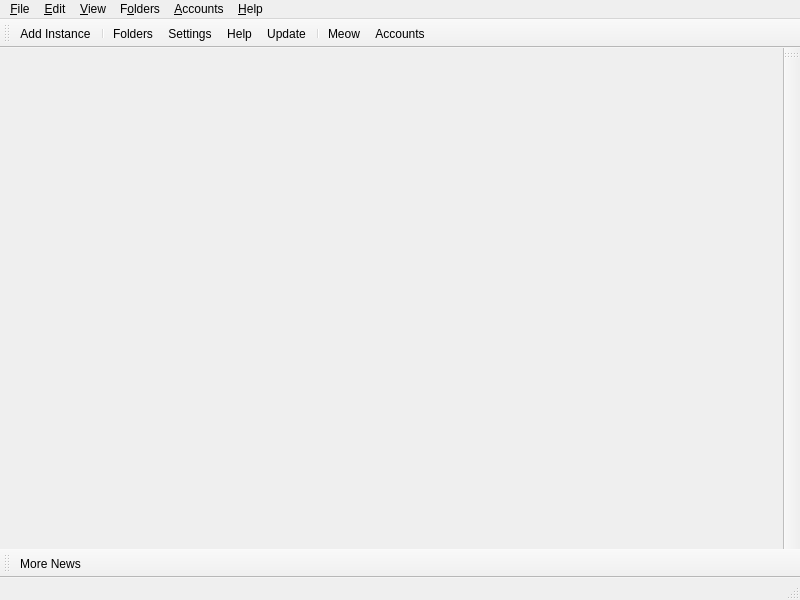
<?xml version="1.0" encoding="UTF-8"?>
<ui version="4.0">
 <class>MainWindow</class>
 <widget class="QMainWindow" name="MainWindow">
  <property name="geometry">
   <rect>
    <x>0</x>
    <y>0</y>
    <width>800</width>
    <height>600</height>
   </rect>
  </property>
  <widget class="QWidget" name="centralWidget">
   <layout class="QHBoxLayout" name="horizontalLayout">
    <property name="spacing">
     <number>0</number>
    </property>
    <property name="leftMargin">
     <number>0</number>
    </property>
    <property name="topMargin">
     <number>0</number>
    </property>
    <property name="rightMargin">
     <number>0</number>
    </property>
    <property name="bottomMargin">
     <number>0</number>
    </property>
   </layout>
  </widget>
  <widget class="QStatusBar" name="statusBar"/>
  <widget class="QToolBar" name="mainToolBar">
   <property name="windowTitle">
    <string>Main Toolbar</string>
   </property>
   <property name="allowedAreas">
    <set>Qt::BottomToolBarArea|Qt::TopToolBarArea</set>
   </property>
   <property name="toolButtonStyle">
    <enum>Qt::ToolButtonTextBesideIcon</enum>
   </property>
   <property name="floatable">
    <bool>false</bool>
   </property>
   <attribute name="toolBarArea">
    <enum>TopToolBarArea</enum>
   </attribute>
   <attribute name="toolBarBreak">
    <bool>false</bool>
   </attribute>
   <addaction name="actionAddInstance"/>
   <addaction name="separator"/>
   <addaction name="actionFoldersButton"/>
   <addaction name="actionSettings"/>
   <addaction name="actionHelpButton"/>
   <addaction name="actionCheckUpdate"/>
   <addaction name="separator"/>
   <addaction name="actionCAT"/>
   <addaction name="actionAccountsButton"/>
  </widget>
  <widget class="QToolBar" name="newsToolBar">
   <property name="windowTitle">
    <string>News Toolbar</string>
   </property>
   <property name="allowedAreas">
    <set>Qt::BottomToolBarArea|Qt::TopToolBarArea</set>
   </property>
   <property name="iconSize">
    <size>
     <width>16</width>
     <height>16</height>
    </size>
   </property>
   <property name="toolButtonStyle">
    <enum>Qt::ToolButtonTextBesideIcon</enum>
   </property>
   <property name="floatable">
    <bool>false</bool>
   </property>
   <attribute name="toolBarArea">
    <enum>BottomToolBarArea</enum>
   </attribute>
   <attribute name="toolBarBreak">
    <bool>false</bool>
   </attribute>
   <addaction name="actionMoreNews"/>
  </widget>
  <widget class="WideBar" name="instanceToolBar">
   <property name="windowTitle">
    <string>Instance Toolbar</string>
   </property>
   <property name="allowedAreas">
    <set>Qt::LeftToolBarArea|Qt::RightToolBarArea</set>
   </property>
   <property name="iconSize">
    <size>
     <width>16</width>
     <height>16</height>
    </size>
   </property>
   <property name="toolButtonStyle">
    <enum>Qt::ToolButtonTextBesideIcon</enum>
   </property>
   <property name="floatable">
    <bool>false</bool>
   </property>
   <property name="useDefaultAction" stdset="0">
    <bool>true</bool>
   </property>
   <attribute name="toolBarArea">
    <enum>RightToolBarArea</enum>
   </attribute>
   <attribute name="toolBarBreak">
    <bool>false</bool>
   </attribute>
  </widget>
  <widget class="QMenuBar" name="menuBar">
   <property name="geometry">
    <rect>
     <x>0</x>
     <y>0</y>
     <width>800</width>
     <height>22</height>
    </rect>
   </property>
   <widget class="QMenu" name="fileMenu">
    <property name="title">
     <string>&amp;File</string>
    </property>
    <property name="toolTipsVisible">
     <bool>true</bool>
    </property>
    <addaction name="actionAddInstance"/>
    <addaction name="separator"/>
    <addaction name="actionLaunchInstance"/>
    <addaction name="actionKillInstance"/>
    <addaction name="separator"/>
    <addaction name="actionEditInstance"/>
    <addaction name="actionChangeInstGroup"/>
    <addaction name="actionViewSelectedInstFolder"/>
    <addaction name="actionExportInstance"/>
    <addaction name="actionCopyInstance"/>
    <addaction name="actionDeleteInstance"/>
    <addaction name="actionCreateInstanceShortcut"/>
    <addaction name="separator"/>
    <addaction name="actionSettings"/>
    <addaction name="actionCloseWindow"/>
   </widget>
   <widget class="QMenu" name="editMenu">
    <property name="title">
     <string>&amp;Edit</string>
    </property>
    <property name="toolTipsVisible">
     <bool>true</bool>
    </property>
    <addaction name="actionUndoTrashInstance"/>
   </widget>
   <widget class="QMenu" name="viewMenu">
    <property name="title">
     <string>&amp;View</string>
    </property>
    <property name="toolTipsVisible">
     <bool>true</bool>
    </property>
    <addaction name="actionChangeTheme"/>
    <addaction name="separator"/>
    <addaction name="actionCAT"/>
    <addaction name="actionToggleStatusBar"/>
    <addaction name="actionLockToolbars"/>
    <addaction name="separator"/>
   </widget>
   <widget class="QMenu" name="foldersMenu">
    <property name="title">
     <string>F&amp;olders</string>
    </property>
    <property name="toolTipsVisible">
     <bool>true</bool>
    </property>
    <addaction name="actionViewLauncherRootFolder"/>
    <addaction name="separator"/>
    <addaction name="actionViewInstanceFolder"/>
    <addaction name="actionViewCentralModsFolder"/>
    <addaction name="actionViewSkinsFolder"/>
    <addaction name="actionViewJavaFolder"/>
    <addaction name="separator"/>
    <addaction name="actionViewIconThemeFolder"/>
    <addaction name="actionViewWidgetThemeFolder"/>
    <addaction name="actionViewCatPackFolder"/>
    <addaction name="actionViewIconsFolder"/>
    <addaction name="separator"/>
    <addaction name="actionViewLogsFolder"/>
   </widget>
   <widget class="QMenu" name="accountsMenu">
    <property name="title">
     <string>&amp;Accounts</string>
    </property>
   </widget>
   <widget class="QMenu" name="helpMenu">
    <property name="title">
     <string>&amp;Help</string>
    </property>
    <property name="toolTipsVisible">
     <bool>true</bool>
    </property>
    <addaction name="actionClearMetadata"/>
    <addaction name="actionReportBug"/>
    <addaction name="actionViewLog"/>
    <addaction name="actionAddToPATH"/>
    <addaction name="separator"/>
    <addaction name="actionMATRIX"/>
    <addaction name="actionDISCORD"/>
    <addaction name="actionREDDIT"/>
    <addaction name="separator"/>
    <addaction name="actionMoreNews"/>
    <addaction name="actionCheckUpdate"/>
    <addaction name="actionOpenWiki"/>
    <addaction name="actionAbout"/>
   </widget>
   <addaction name="fileMenu"/>
   <addaction name="editMenu"/>
   <addaction name="viewMenu"/>
   <addaction name="foldersMenu"/>
   <addaction name="accountsMenu"/>
   <addaction name="helpMenu"/>
  </widget>
  <action name="actionMoreNews">
   <property name="icon">
    <iconset theme="news"/>
   </property>
   <property name="text">
    <string>More News...</string>
   </property>
   <property name="toolTip">
    <string>Open the development blog to read more news about %1.</string>
   </property>
  </action>
  <action name="actionCAT">
   <property name="checkable">
    <bool>true</bool>
   </property>
   <property name="icon">
    <iconset theme="cat"/>
   </property>
   <property name="text">
    <string>&amp;Meow</string>
   </property>
   <property name="toolTip">
    <string>It's a fluffy kitty :3</string>
   </property>
  </action>
  <action name="actionToggleStatusBar">
   <property name="checkable">
    <bool>true</bool>
   </property>
   <property name="text">
    <string>Status Bar</string>
   </property>
  </action>
  <action name="actionLockToolbars">
   <property name="checkable">
    <bool>true</bool>
   </property>
   <property name="text">
    <string>Lock Toolbars</string>
   </property>
  </action>
  <action name="actionUndoTrashInstance">
   <property name="enabled">
    <bool>false</bool>
   </property>
   <property name="text">
    <string>&amp;Undo Last Instance Deletion</string>
   </property>
  </action>
  <action name="actionAddInstance">
   <property name="icon">
    <iconset theme="new"/>
   </property>
   <property name="text">
    <string>Add Instanc&amp;e...</string>
   </property>
   <property name="toolTip">
    <string>Add a new instance.</string>
   </property>
  </action>
  <action name="actionCheckUpdate">
   <property name="icon">
    <iconset theme="checkupdate"/>
   </property>
   <property name="text">
    <string>&amp;Update...</string>
   </property>
   <property name="toolTip">
    <string>Check for new updates for %1.</string>
   </property>
   <property name="menuRole">
    <enum>QAction::ApplicationSpecificRole</enum>
   </property>
  </action>
  <action name="actionSettings">
   <property name="icon">
    <iconset theme="settings"/>
   </property>
   <property name="text">
    <string>Setti&amp;ngs...</string>
   </property>
   <property name="toolTip">
    <string>Change settings.</string>
   </property>
   <property name="menuRole">
    <enum>QAction::PreferencesRole</enum>
   </property>
  </action>
  <action name="actionManageAccounts">
   <property name="icon">
    <iconset theme="accounts"/>
   </property>
   <property name="text">
    <string>&amp;Manage Accounts...</string>
   </property>
  </action>
  <action name="actionLaunchInstance">
   <property name="icon">
    <iconset theme="launch"/>
   </property>
   <property name="text">
    <string>&amp;Launch</string>
   </property>
   <property name="toolTip">
    <string>Launch the selected instance.</string>
   </property>
  </action>
  <action name="actionKillInstance">
   <property name="icon">
    <iconset theme="status-bad"/>
   </property>
   <property name="text">
    <string>&amp;Kill</string>
   </property>
   <property name="toolTip">
    <string>Kill the running instance.</string>
   </property>
   <property name="shortcut">
    <string>Ctrl+K</string>
   </property>
  </action>
  <action name="actionRenameInstance">
   <property name="icon">
    <iconset theme="rename"/>
   </property>
   <property name="text">
    <string>Rename</string>
   </property>
   <property name="toolTip">
    <string>Rename the selected instance.</string>
   </property>
  </action>
  <action name="actionChangeInstGroup">
   <property name="icon">
    <iconset theme="tag"/>
   </property>
   <property name="text">
    <string>&amp;Change Group...</string>
   </property>
   <property name="toolTip">
    <string>Change the selected instance's group.</string>
   </property>
   <property name="shortcut">
    <string>Ctrl+G</string>
   </property>
  </action>
  <action name="actionChangeInstIcon">
   <property name="text">
    <string>Change Icon</string>
   </property>
   <property name="toolTip">
    <string>Change the selected instance's icon.</string>
   </property>
  </action>
  <action name="actionEditInstance">
   <property name="icon">
    <iconset theme="settings"/>
   </property>
   <property name="text">
    <string>&amp;Edit...</string>
   </property>
   <property name="toolTip">
    <string>Change the instance settings, mods and versions.</string>
   </property>
   <property name="shortcut">
    <string>Ctrl+I</string>
   </property>
  </action>
  <action name="actionViewSelectedInstFolder">
   <property name="icon">
    <iconset theme="viewfolder"/>
   </property>
   <property name="text">
    <string>&amp;Folder</string>
   </property>
   <property name="toolTip">
    <string>Open the selected instance's root folder in a file browser.</string>
   </property>
  </action>
  <action name="actionDeleteInstance">
   <property name="icon">
    <iconset theme="delete"/>
   </property>
   <property name="text">
    <string>Dele&amp;te</string>
   </property>
   <property name="toolTip">
    <string>Delete the selected instance.</string>
   </property>
   <property name="autoRepeat">
    <bool>false</bool>
   </property>
  </action>
  <action name="actionCopyInstance">
   <property name="icon">
    <iconset theme="copy"/>
   </property>
   <property name="text">
    <string>Cop&amp;y...</string>
   </property>
   <property name="toolTip">
    <string>Copy the selected instance.</string>
   </property>
   <property name="shortcut">
    <string>Ctrl+D</string>
   </property>
  </action>
  <action name="actionExportInstance">
   <property name="icon">
    <iconset theme="export"/>
   </property>
   <property name="text">
    <string>E&amp;xport...</string>
   </property>
   <property name="toolTip">
    <string>Export the selected instance to supported formats.</string>
   </property>
  </action>
  <action name="actionExportInstanceZip">
   <property name="icon">
    <iconset theme="launcher"/>
   </property>
   <property name="text">
    <string>Prism Launcher (zip)</string>
   </property>
  </action>
  <action name="actionExportInstanceMrPack">
   <property name="icon">
    <iconset theme="modrinth"/>
   </property>
   <property name="text">
    <string>Modrinth (mrpack)</string>
   </property>
  </action>
  <action name="actionExportInstanceFlamePack">
   <property name="icon">
    <iconset theme="flame"/>
   </property>
   <property name="text">
    <string>CurseForge (zip)</string>
   </property>
  </action>
  <action name="actionCreateInstanceShortcut">
   <property name="icon">
    <iconset theme="shortcut"/>
   </property>
   <property name="text">
    <string>Create Shortcut</string>
   </property>
   <property name="toolTip">
    <string>Creates a shortcut on a selected folder to launch the selected instance.</string>
   </property>
  </action>
  <action name="actionNoAccountsAdded">
   <property name="icon">
    <iconset theme="noaccount"/>
   </property>
   <property name="text">
    <string>No accounts added!</string>
   </property>
  </action>
  <action name="actionNoDefaultAccount">
   <property name="checkable">
    <bool>true</bool>
   </property>
   <property name="icon">
    <iconset theme="noaccount"/>
   </property>
   <property name="text">
    <string>No Default Account</string>
   </property>
   <property name="shortcut">
    <string>Ctrl+0</string>
   </property>
  </action>
  <action name="actionCloseWindow">
   <property name="icon">
    <iconset theme="status-bad"/>
   </property>
   <property name="text">
    <string>Close &amp;Window</string>
   </property>
   <property name="toolTip">
    <string>Close the current window</string>
   </property>
   <property name="menuRole">
    <enum>QAction::MenuRole::NoRole</enum>
   </property>
  </action>
  <action name="actionViewInstanceFolder">
   <property name="icon">
    <iconset theme="viewfolder"/>
   </property>
   <property name="text">
    <string>&amp;Instances</string>
   </property>
   <property name="toolTip">
    <string>Open the instances folder in a file browser.</string>
   </property>
  </action>
  <action name="actionViewLauncherRootFolder">
   <property name="icon">
    <iconset theme="viewfolder"/>
   </property>
   <property name="text">
    <string>Launcher &amp;Root</string>
   </property>
   <property name="toolTip">
    <string>Open the launcher's root folder in a file browser.</string>
   </property>
  </action>
  <action name="actionViewCentralModsFolder">
   <property name="icon">
    <iconset theme="centralmods"/>
   </property>
   <property name="text">
    <string>&amp;Central Mods</string>
   </property>
   <property name="toolTip">
    <string>Open the central mods folder in a file browser.</string>
   </property>
  </action>
  <action name="actionViewSkinsFolder">
   <property name="icon">
    <iconset theme="viewfolder"/>
   </property>
   <property name="text">
    <string>&amp;Skins</string>
   </property>
   <property name="toolTip">
    <string>Open the skins folder in a file browser.</string>
   </property>
  </action>
  <action name="actionViewIconsFolder">
   <property name="icon">
    <iconset theme="viewfolder"/>
   </property>
   <property name="text">
    <string>Instance Icons</string>
   </property>
   <property name="toolTip">
    <string>Open the instance icons folder in a file browser.</string>
   </property>
  </action>
  <action name="actionViewLogsFolder">
   <property name="icon">
    <iconset theme="viewfolder"/>
   </property>
   <property name="text">
    <string>Logs</string>
   </property>
   <property name="toolTip">
    <string>Open the logs folder in a file browser.</string>
   </property>
  </action>
  <action name="actionChangeTheme">
   <property name="text">
    <string>Themes</string>
   </property>
  </action>
  <action name="actionReportBug">
   <property name="icon">
    <iconset theme="bug"/>
   </property>
   <property name="text">
    <string>Report a Bug or Suggest a Feature</string>
   </property>
   <property name="toolTip">
    <string>Open the bug tracker to report a bug with %1.</string>
   </property>
  </action>
  <action name="actionDISCORD">
   <property name="icon">
    <iconset theme="discord"/>
   </property>
   <property name="text">
    <string>&amp;Discord Guild</string>
   </property>
   <property name="toolTip">
    <string>Open %1 Discord guild.</string>
   </property>
  </action>
  <action name="actionMATRIX">
   <property name="icon">
    <iconset theme="matrix"/>
   </property>
   <property name="text">
    <string>&amp;Matrix Space</string>
   </property>
   <property name="toolTip">
    <string>Open %1 Matrix space.</string>
   </property>
  </action>
  <action name="actionREDDIT">
   <property name="icon">
    <iconset theme="reddit-alien"/>
   </property>
   <property name="text">
    <string>Sub&amp;reddit</string>
   </property>
   <property name="toolTip">
    <string>Open %1 subreddit.</string>
   </property>
  </action>
  <action name="actionAbout">
   <property name="icon">
    <iconset theme="about"/>
   </property>
   <property name="text">
    <string>&amp;About %1</string>
   </property>
   <property name="toolTip">
    <string>View information about %1.</string>
   </property>
   <property name="menuRole">
    <enum>QAction::AboutRole</enum>
   </property>
  </action>
  <action name="actionClearMetadata">
   <property name="icon">
    <iconset theme="refresh"/>
   </property>
   <property name="text">
    <string>&amp;Clear Metadata Cache</string>
   </property>
   <property name="toolTip">
    <string>Clear cached metadata</string>
   </property>
  </action>
  <action name="actionViewLog">
   <property name="icon">
    <iconset theme="log">
     <normaloff>.</normaloff>.</iconset>
   </property>
   <property name="text">
    <string>View logs</string>
   </property>
   <property name="toolTip">
    <string>View current and previous launcher logs</string>
   </property>
  </action>
  <action name="actionAddToPATH">
   <property name="icon">
    <iconset theme="custom-commands"/>
   </property>
   <property name="text">
    <string>Install to &amp;PATH</string>
   </property>
   <property name="toolTip">
    <string>Install a %1 symlink to /usr/local/bin</string>
   </property>
  </action>
  <action name="actionFoldersButton">
   <property name="icon">
    <iconset theme="viewfolder"/>
   </property>
   <property name="text">
    <string>Folders</string>
   </property>
   <property name="toolTip">
    <string>Open one of the folders shared between instances.</string>
   </property>
  </action>
  <action name="actionHelpButton">
   <property name="icon">
    <iconset theme="help"/>
   </property>
   <property name="text">
    <string>Help</string>
   </property>
   <property name="toolTip">
    <string>Get help with %1 or Minecraft.</string>
   </property>
  </action>
  <action name="actionAccountsButton">
   <property name="icon">
    <iconset theme="noaccount"/>
   </property>
   <property name="text">
    <string>Accounts</string>
   </property>
  </action>
  <action name="actionOpenWiki">
   <property name="icon">
    <iconset theme="help"/>
   </property>
   <property name="text">
    <string>%1 &amp;Wiki</string>
   </property>
   <property name="toolTip">
    <string>Open the %1 wiki</string>
   </property>
  </action>
  <action name="actionViewWidgetThemeFolder">
   <property name="icon">
    <iconset theme="viewfolder"/>
   </property>
   <property name="text">
    <string>&amp;Widget Themes</string>
   </property>
   <property name="toolTip">
    <string>Open the widget themes folder in a file browser.</string>
   </property>
  </action>
  <action name="actionViewIconThemeFolder">
   <property name="icon">
    <iconset theme="viewfolder"/>
   </property>
   <property name="text">
    <string>I&amp;con Theme</string>
   </property>
   <property name="toolTip">
    <string>Open the icon theme folder in a file browser.</string>
   </property>
  </action>
  <action name="actionViewCatPackFolder">
   <property name="icon">
    <iconset theme="viewfolder"/>
   </property>
   <property name="text">
    <string>Cat Packs</string>
   </property>
   <property name="toolTip">
    <string>Open the cat packs folder in a file browser.</string>
   </property>
  </action>
  <action name="actionViewJavaFolder">
   <property name="icon">
    <iconset theme="viewfolder"/>
   </property>
   <property name="text">
    <string>Java</string>
   </property>
   <property name="toolTip">
    <string>Open the Java folder in a file browser. Only available if the built-in Java downloader is used.</string>
   </property>
  </action>
 </widget>
 <customwidgets>
  <customwidget>
   <class>WideBar</class>
   <extends>QToolBar</extends>
   <header>ui/widgets/WideBar.h</header>
  </customwidget>
 </customwidgets>
 <resources/>
 <connections/>
</ui>
